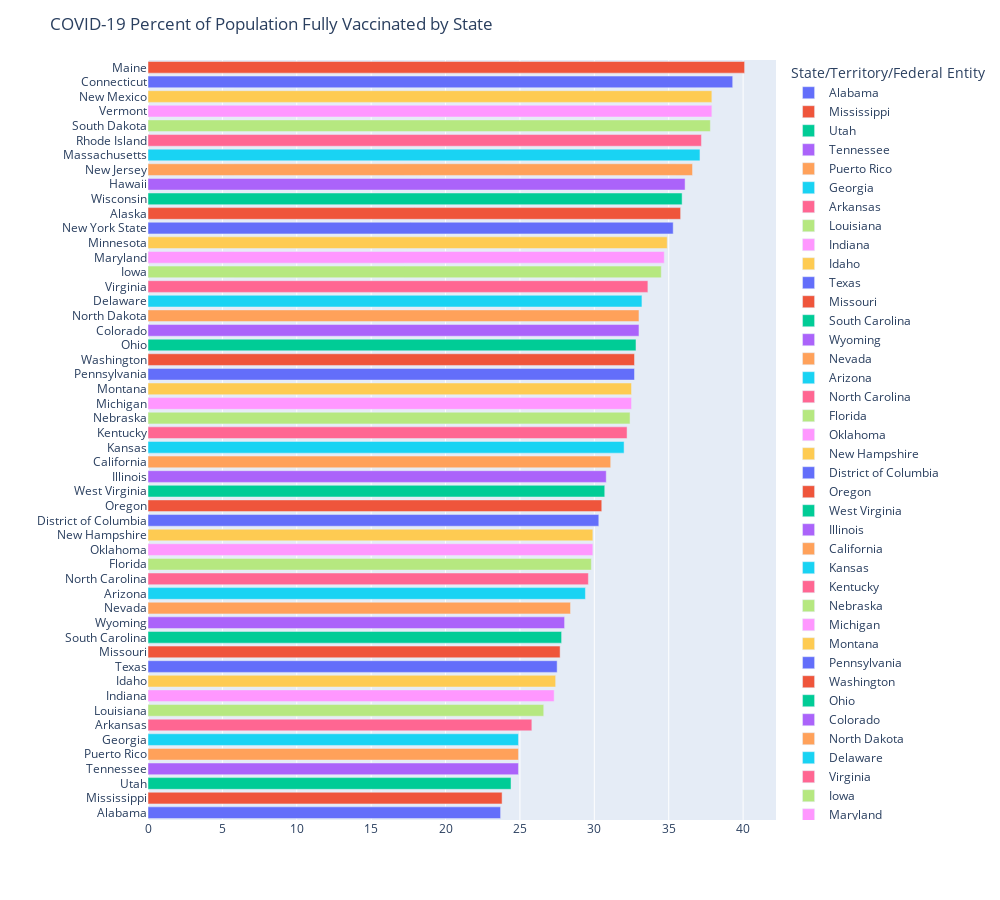

The cell this chart's notebook holds for it:
### Code cell
# create a bar plot of percentage of population fully vaccinated categorized by state and sorted
fig = px.bar(vacc.sort_values('Percent of Total Pop Fully Vaccinated by State of Residence'), 
                 x='Percent of Total Pop Fully Vaccinated by State of Residence', y="State/Territory/Federal Entity", color='State/Territory/Federal Entity',  
                 orientation='h', width=1000, height=900)
fig.update_layout(title='COVID-19 Percent of Population Fully Vaccinated by State', xaxis_title="", yaxis_title="", 
                    yaxis_categoryorder = 'total ascending',
                    uniformtext_minsize=6, uniformtext_mode='hide')
fig.show()

### Figure 1 — Plotly figure (JSON) as saved in the notebook; plotly's stock layout.template omitted (floating-point values rounded to 4 significant figures)
{"data": [{"alignmentgroup": "True", "hovertemplate": "State/Territory/Federal Entity=%{y}<br>Percent of Total Pop Fully Vaccinated by State of Residence=%{x}<extra></extra>", "legendgroup": "Alabama", "marker": {"color": "#636efa"}, "name": "Alabama", "offsetgroup": "Alabama", "orientation": "h", "showlegend": true, "textposition": "auto", "type": "bar", "x": [23.7], "xaxis": "x", "y": ["Alabama"], "yaxis": "y"}, {"alignmentgroup": "True", "hovertemplate": "State/Territory/Federal Entity=%{y}<br>Percent of Total Pop Fully Vaccinated by State of Residence=%{x}<extra></extra>", "legendgroup": "Mississippi", "marker": {"color": "#EF553B"}, "name": "Mississippi", "offsetgroup": "Mississippi", "orientation": "h", "showlegend": true, "textposition": "auto", "type": "bar", "x": [23.8], "xaxis": "x", "y": ["Mississippi"], "yaxis": "y"}, {"alignmentgroup": "True", "hovertemplate": "State/Territory/Federal Entity=%{y}<br>Percent of Total Pop Fully Vaccinated by State of Residence=%{x}<extra></extra>", "legendgroup": "Utah", "marker": {"color": "#00cc96"}, "name": "Utah", "offsetgroup": "Utah", "orientation": "h", "showlegend": true, "textposition": "auto", "type": "bar", "x": [24.4], "xaxis": "x", "y": ["Utah"], "yaxis": "y"}, {"alignmentgroup": "True", "hovertemplate": "State/Territory/Federal Entity=%{y}<br>Percent of Total Pop Fully Vaccinated by State of Residence=%{x}<extra></extra>", "legendgroup": "Tennessee", "marker": {"color": "#ab63fa"}, "name": "Tennessee", "offsetgroup": "Tennessee", "orientation": "h", "showlegend": true, "textposition": "auto", "type": "bar", "x": [24.9], "xaxis": "x", "y": ["Tennessee"], "yaxis": "y"}, {"alignmentgroup": "True", "hovertemplate": "State/Territory/Federal Entity=%{y}<br>Percent of Total Pop Fully Vaccinated by State of Residence=%{x}<extra></extra>", "legendgroup": "Puerto Rico", "marker": {"color": "#FFA15A"}, "name": "Puerto Rico", "offsetgroup": "Puerto Rico", "orientation": "h", "showlegend": true, "textposition": "auto", "type": "bar", "x": [24.9], "xaxis": "x", "y": ["Puerto Rico"], "yaxis": "y"}, {"alignmentgroup": "True", "hovertemplate": "State/Territory/Federal Entity=%{y}<br>Percent of Total Pop Fully Vaccinated by State of Residence=%{x}<extra></extra>", "legendgroup": "Georgia", "marker": {"color": "#19d3f3"}, "name": "Georgia", "offsetgroup": "Georgia", "orientation": "h", "showlegend": true, "textposition": "auto", "type": "bar", "x": [24.9], "xaxis": "x", "y": ["Georgia"], "yaxis": "y"}, {"alignmentgroup": "True", "hovertemplate": "State/Territory/Federal Entity=%{y}<br>Percent of Total Pop Fully Vaccinated by State of Residence=%{x}<extra></extra>", "legendgroup": "Arkansas", "marker": {"color": "#FF6692"}, "name": "Arkansas", "offsetgroup": "Arkansas", "orientation": "h", "showlegend": true, "textposition": "auto", "type": "bar", "x": [25.8], "xaxis": "x", "y": ["Arkansas"], "yaxis": "y"}, {"alignmentgroup": "True", "hovertemplate": "State/Territory/Federal Entity=%{y}<br>Percent of Total Pop Fully Vaccinated by State of Residence=%{x}<extra></extra>", "legendgroup": "Louisiana", "marker": {"color": "#B6E880"}, "name": "Louisiana", "offsetgroup": "Louisiana", "orientation": "h", "showlegend": true, "textposition": "auto", "type": "bar", "x": [26.6], "xaxis": "x", "y": ["Louisiana"], "yaxis": "y"}, {"alignmentgroup": "True", "hovertemplate": "State/Territory/Federal Entity=%{y}<br>Percent of Total Pop Fully Vaccinated by State of Residence=%{x}<extra></extra>", "legendgroup": "Indiana", "marker": {"color": "#FF97FF"}, "name": "Indiana", "offsetgroup": "Indiana", "orientation": "h", "showlegend": true, "textposition": "auto", "type": "bar", "x": [27.3], "xaxis": "x", "y": ["Indiana"], "yaxis": "y"}, {"alignmentgroup": "True", "hovertemplate": "State/Territory/Federal Entity=%{y}<br>Percent of Total Pop Fully Vaccinated by State of Residence=%{x}<extra></extra>", "legendgroup": "Idaho", "marker": {"color": "#FECB52"}, "name": "Idaho", "offsetgroup": "Idaho", "orientation": "h", "showlegend": true, "textposition": "auto", "type": "bar", "x": [27.4], "xaxis": "x", "y": ["Idaho"], "yaxis": "y"}, {"alignmentgroup": "True", "hovertemplate": "State/Territory/Federal Entity=%{y}<br>Percent of Total Pop Fully Vaccinated by State of Residence=%{x}<extra></extra>", "legendgroup": "Texas", "marker": {"color": "#636efa"}, "name": "Texas", "offsetgroup": "Texas", "orientation": "h", "showlegend": true, "textposition": "auto", "type": "bar", "x": [27.5], "xaxis": "x", "y": ["Texas"], "yaxis": "y"}, {"alignmentgroup": "True", "hovertemplate": "State/Territory/Federal Entity=%{y}<br>Percent of Total Pop Fully Vaccinated by State of Residence=%{x}<extra></extra>", "legendgroup": "Missouri", "marker": {"color": "#EF553B"}, "name": "Missouri", "offsetgroup": "Missouri", "orientation": "h", "showlegend": true, "textposition": "auto", "type": "bar", "x": [27.7], "xaxis": "x", "y": ["Missouri"], "yaxis": "y"}, {"alignmentgroup": "True", "hovertemplate": "State/Territory/Federal Entity=%{y}<br>Percent of Total Pop Fully Vaccinated by State of Residence=%{x}<extra></extra>", "legendgroup": "South Carolina", "marker": {"color": "#00cc96"}, "name": "South Carolina", "offsetgroup": "South Carolina", "orientation": "h", "showlegend": true, "textposition": "auto", "type": "bar", "x": [27.8], "xaxis": "x", "y": ["South Carolina"], "yaxis": "y"}, {"alignmentgroup": "True", "hovertemplate": "State/Territory/Federal Entity=%{y}<br>Percent of Total Pop Fully Vaccinated by State of Residence=%{x}<extra></extra>", "legendgroup": "Wyoming", "marker": {"color": "#ab63fa"}, "name": "Wyoming", "offsetgroup": "Wyoming", "orientation": "h", "showlegend": true, "textposition": "auto", "type": "bar", "x": [28], "xaxis": "x", "y": ["Wyoming"], "yaxis": "y"}, {"alignmentgroup": "True", "hovertemplate": "State/Territory/Federal Entity=%{y}<br>Percent of Total Pop Fully Vaccinated by State of Residence=%{x}<extra></extra>", "legendgroup": "Nevada", "marker": {"color": "#FFA15A"}, "name": "Nevada", "offsetgroup": "Nevada", "orientation": "h", "showlegend": true, "textposition": "auto", "type": "bar", "x": [28.4], "xaxis": "x", "y": ["Nevada"], "yaxis": "y"}, {"alignmentgroup": "True", "hovertemplate": "State/Territory/Federal Entity=%{y}<br>Percent of Total Pop Fully Vaccinated by State of Residence=%{x}<extra></extra>", "legendgroup": "Arizona", "marker": {"color": "#19d3f3"}, "name": "Arizona", "offsetgroup": "Arizona", "orientation": "h", "showlegend": true, "textposition": "auto", "type": "bar", "x": [29.4], "xaxis": "x", "y": ["Arizona"], "yaxis": "y"}, {"alignmentgroup": "True", "hovertemplate": "State/Territory/Federal Entity=%{y}<br>Percent of Total Pop Fully Vaccinated by State of Residence=%{x}<extra></extra>", "legendgroup": "North Carolina", "marker": {"color": "#FF6692"}, "name": "North Carolina", "offsetgroup": "North Carolina", "orientation": "h", "showlegend": true, "textposition": "auto", "type": "bar", "x": [29.6], "xaxis": "x", "y": ["North Carolina"], "yaxis": "y"}, {"alignmentgroup": "True", "hovertemplate": "State/Territory/Federal Entity=%{y}<br>Percent of Total Pop Fully Vaccinated by State of Residence=%{x}<extra></extra>", "legendgroup": "Florida", "marker": {"color": "#B6E880"}, "name": "Florida", "offsetgroup": "Florida", "orientation": "h", "showlegend": true, "textposition": "auto", "type": "bar", "x": [29.8], "xaxis": "x", "y": ["Florida"], "yaxis": "y"}, {"alignmentgroup": "True", "hovertemplate": "State/Territory/Federal Entity=%{y}<br>Percent of Total Pop Fully Vaccinated by State of Residence=%{x}<extra></extra>", "legendgroup": "Oklahoma", "marker": {"color": "#FF97FF"}, "name": "Oklahoma", "offsetgroup": "Oklahoma", "orientation": "h", "showlegend": true, "textposition": "auto", "type": "bar", "x": [29.9], "xaxis": "x", "y": ["Oklahoma"], "yaxis": "y"}, {"alignmentgroup": "True", "hovertemplate": "State/Territory/Federal Entity=%{y}<br>Percent of Total Pop Fully Vaccinated by State of Residence=%{x}<extra></extra>", "legendgroup": "New Hampshire", "marker": {"color": "#FECB52"}, "name": "New Hampshire", "offsetgroup": "New Hampshire", "orientation": "h", "showlegend": true, "textposition": "auto", "type": "bar", "x": [29.9], "xaxis": "x", "y": ["New Hampshire"], "yaxis": "y"}, {"alignmentgroup": "True", "hovertemplate": "State/Territory/Federal Entity=%{y}<br>Percent of Total Pop Fully Vaccinated by State of Residence=%{x}<extra></extra>", "legendgroup": "District of Columbia", "marker": {"color": "#636efa"}, "name": "District of Columbia", "offsetgroup": "District of Columbia", "orientation": "h", "showlegend": true, "textposition": "auto", "type": "bar", "x": [30.3], "xaxis": "x", "y": ["District of Columbia"], "yaxis": "y"}, {"alignmentgroup": "True", "hovertemplate": "State/Territory/Federal Entity=%{y}<br>Percent of Total Pop Fully Vaccinated by State of Residence=%{x}<extra></extra>", "legendgroup": "Oregon", "marker": {"color": "#EF553B"}, "name": "Oregon", "offsetgroup": "Oregon", "orientation": "h", "showlegend": true, "textposition": "auto", "type": "bar", "x": [30.5], "xaxis": "x", "y": ["Oregon"], "yaxis": "y"}, {"alignmentgroup": "True", "hovertemplate": "State/Territory/Federal Entity=%{y}<br>Percent of Total Pop Fully Vaccinated by State of Residence=%{x}<extra></extra>", "legendgroup": "West Virginia", "marker": {"color": "#00cc96"}, "name": "West Virginia", "offsetgroup": "West Virginia", "orientation": "h", "showlegend": true, "textposition": "auto", "type": "bar", "x": [30.7], "xaxis": "x", "y": ["West Virginia"], "yaxis": "y"}, {"alignmentgroup": "True", "hovertemplate": "State/Territory/Federal Entity=%{y}<br>Percent of Total Pop Fully Vaccinated by State of Residence=%{x}<extra></extra>", "legendgroup": "Illinois", "marker": {"color": "#ab63fa"}, "name": "Illinois", "offsetgroup": "Illinois", "orientation": "h", "showlegend": true, "textposition": "auto", "type": "bar", "x": [30.8], "xaxis": "x", "y": ["Illinois"], "yaxis": "y"}, {"alignmentgroup": "True", "hovertemplate": "State/Territory/Federal Entity=%{y}<br>Percent of Total Pop Fully Vaccinated by State of Residence=%{x}<extra></extra>", "legendgroup": "California", "marker": {"color": "#FFA15A"}, "name": "California", "offsetgroup": "California", "orientation": "h", "showlegend": true, "textposition": "auto", "type": "bar", "x": [31.1], "xaxis": "x", "y": ["California"], "yaxis": "y"}, {"alignmentgroup": "True", "hovertemplate": "State/Territory/Federal Entity=%{y}<br>Percent of Total Pop Fully Vaccinated by State of Residence=%{x}<extra></extra>", "legendgroup": "Kansas", "marker": {"color": "#19d3f3"}, "name": "Kansas", "offsetgroup": "Kansas", "orientation": "h", "showlegend": true, "textposition": "auto", "type": "bar", "x": [32], "xaxis": "x", "y": ["Kansas"], "yaxis": "y"}, {"alignmentgroup": "True", "hovertemplate": "State/Territory/Federal Entity=%{y}<br>Percent of Total Pop Fully Vaccinated by State of Residence=%{x}<extra></extra>", "legendgroup": "Kentucky", "marker": {"color": "#FF6692"}, "name": "Kentucky", "offsetgroup": "Kentucky", "orientation": "h", "showlegend": true, "textposition": "auto", "type": "bar", "x": [32.2], "xaxis": "x", "y": ["Kentucky"], "yaxis": "y"}, {"alignmentgroup": "True", "hovertemplate": "State/Territory/Federal Entity=%{y}<br>Percent of Total Pop Fully Vaccinated by State of Residence=%{x}<extra></extra>", "legendgroup": "Nebraska", "marker": {"color": "#B6E880"}, "name": "Nebraska", "offsetgroup": "Nebraska", "orientation": "h", "showlegend": true, "textposition": "auto", "type": "bar", "x": [32.4], "xaxis": "x", "y": ["Nebraska"], "yaxis": "y"}, {"alignmentgroup": "True", "hovertemplate": "State/Territory/Federal Entity=%{y}<br>Percent of Total Pop Fully Vaccinated by State of Residence=%{x}<extra></extra>", "legendgroup": "Michigan", "marker": {"color": "#FF97FF"}, "name": "Michigan", "offsetgroup": "Michigan", "orientation": "h", "showlegend": true, "textposition": "auto", "type": "bar", "x": [32.5], "xaxis": "x", "y": ["Michigan"], "yaxis": "y"}, {"alignmentgroup": "True", "hovertemplate": "State/Territory/Federal Entity=%{y}<br>Percent of Total Pop Fully Vaccinated by State of Residence=%{x}<extra></extra>", "legendgroup": "Montana", "marker": {"color": "#FECB52"}, "name": "Montana", "offsetgroup": "Montana", "orientation": "h", "showlegend": true, "textposition": "auto", "type": "bar", "x": [32.5], "xaxis": "x", "y": ["Montana"], "yaxis": "y"}, {"alignmentgroup": "True", "hovertemplate": "State/Territory/Federal Entity=%{y}<br>Percent of Total Pop Fully Vaccinated by State of Residence=%{x}<extra></extra>", "legendgroup": "Pennsylvania", "marker": {"color": "#636efa"}, "name": "Pennsylvania", "offsetgroup": "Pennsylvania", "orientation": "h", "showlegend": true, "textposition": "auto", "type": "bar", "x": [32.7], "xaxis": "x", "y": ["Pennsylvania"], "yaxis": "y"}, {"alignmentgroup": "True", "hovertemplate": "State/Territory/Federal Entity=%{y}<br>Percent of Total Pop Fully Vaccinated by State of Residence=%{x}<extra></extra>", "legendgroup": "Washington", "marker": {"color": "#EF553B"}, "name": "Washington", "offsetgroup": "Washington", "orientation": "h", "showlegend": true, "textposition": "auto", "type": "bar", "x": [32.7], "xaxis": "x", "y": ["Washington"], "yaxis": "y"}, {"alignmentgroup": "True", "hovertemplate": "State/Territory/Federal Entity=%{y}<br>Percent of Total Pop Fully Vaccinated by State of Residence=%{x}<extra></extra>", "legendgroup": "Ohio", "marker": {"color": "#00cc96"}, "name": "Ohio", "offsetgroup": "Ohio", "orientation": "h", "showlegend": true, "textposition": "auto", "type": "bar", "x": [32.8], "xaxis": "x", "y": ["Ohio"], "yaxis": "y"}, {"alignmentgroup": "True", "hovertemplate": "State/Territory/Federal Entity=%{y}<br>Percent of Total Pop Fully Vaccinated by State of Residence=%{x}<extra></extra>", "legendgroup": "Colorado", "marker": {"color": "#ab63fa"}, "name": "Colorado", "offsetgroup": "Colorado", "orientation": "h", "showlegend": true, "textposition": "auto", "type": "bar", "x": [33], "xaxis": "x", "y": ["Colorado"], "yaxis": "y"}, {"alignmentgroup": "True", "hovertemplate": "State/Territory/Federal Entity=%{y}<br>Percent of Total Pop Fully Vaccinated by State of Residence=%{x}<extra></extra>", "legendgroup": "North Dakota", "marker": {"color": "#FFA15A"}, "name": "North Dakota", "offsetgroup": "North Dakota", "orientation": "h", "showlegend": true, "textposition": "auto", "type": "bar", "x": [33], "xaxis": "x", "y": ["North Dakota"], "yaxis": "y"}, {"alignmentgroup": "True", "hovertemplate": "State/Territory/Federal Entity=%{y}<br>Percent of Total Pop Fully Vaccinated by State of Residence=%{x}<extra></extra>", "legendgroup": "Delaware", "marker": {"color": "#19d3f3"}, "name": "Delaware", "offsetgroup": "Delaware", "orientation": "h", "showlegend": true, "textposition": "auto", "type": "bar", "x": [33.2], "xaxis": "x", "y": ["Delaware"], "yaxis": "y"}, {"alignmentgroup": "True", "hovertemplate": "State/Territory/Federal Entity=%{y}<br>Percent of Total Pop Fully Vaccinated by State of Residence=%{x}<extra></extra>", "legendgroup": "Virginia", "marker": {"color": "#FF6692"}, "name": "Virginia", "offsetgroup": "Virginia", "orientation": "h", "showlegend": true, "textposition": "auto", "type": "bar", "x": [33.6], "xaxis": "x", "y": ["Virginia"], "yaxis": "y"}, {"alignmentgroup": "True", "hovertemplate": "State/Territory/Federal Entity=%{y}<br>Percent of Total Pop Fully Vaccinated by State of Residence=%{x}<extra></extra>", "legendgroup": "Iowa", "marker": {"color": "#B6E880"}, "name": "Iowa", "offsetgroup": "Iowa", "orientation": "h", "showlegend": true, "textposition": "auto", "type": "bar", "x": [34.5], "xaxis": "x", "y": ["Iowa"], "yaxis": "y"}, {"alignmentgroup": "True", "hovertemplate": "State/Territory/Federal Entity=%{y}<br>Percent of Total Pop Fully Vaccinated by State of Residence=%{x}<extra></extra>", "legendgroup": "Maryland", "marker": {"color": "#FF97FF"}, "name": "Maryland", "offsetgroup": "Maryland", "orientation": "h", "showlegend": true, "textposition": "auto", "type": "bar", "x": [34.7], "xaxis": "x", "y": ["Maryland"], "yaxis": "y"}, {"alignmentgroup": "True", "hovertemplate": "State/Territory/Federal Entity=%{y}<br>Percent of Total Pop Fully Vaccinated by State of Residence=%{x}<extra></extra>", "legendgroup": "Minnesota", "marker": {"color": "#FECB52"}, "name": "Minnesota", "offsetgroup": "Minnesota", "orientation": "h", "showlegend": true, "textposition": "auto", "type": "bar", "x": [34.9], "xaxis": "x", "y": ["Minnesota"], "yaxis": "y"}, {"alignmentgroup": "True", "hovertemplate": "State/Territory/Federal Entity=%{y}<br>Percent of Total Pop Fully Vaccinated by State of Residence=%{x}<extra></extra>", "legendgroup": "New York State", "marker": {"color": "#636efa"}, "name": "New York State", "offsetgroup": "New York State", "orientation": "h", "showlegend": true, "textposition": "auto", "type": "bar", "x": [35.3], "xaxis": "x", "y": ["New York State"], "yaxis": "y"}, {"alignmentgroup": "True", "hovertemplate": "State/Territory/Federal Entity=%{y}<br>Percent of Total Pop Fully Vaccinated by State of Residence=%{x}<extra></extra>", "legendgroup": "Alaska", "marker": {"color": "#EF553B"}, "name": "Alaska", "offsetgroup": "Alaska", "orientation": "h", "showlegend": true, "textposition": "auto", "type": "bar", "x": [35.8], "xaxis": "x", "y": ["Alaska"], "yaxis": "y"}, {"alignmentgroup": "True", "hovertemplate": "State/Territory/Federal Entity=%{y}<br>Percent of Total Pop Fully Vaccinated by State of Residence=%{x}<extra></extra>", "legendgroup": "Wisconsin", "marker": {"color": "#00cc96"}, "name": "Wisconsin", "offsetgroup": "Wisconsin", "orientation": "h", "showlegend": true, "textposition": "auto", "type": "bar", "x": [35.9], "xaxis": "x", "y": ["Wisconsin"], "yaxis": "y"}, {"alignmentgroup": "True", "hovertemplate": "State/Territory/Federal Entity=%{y}<br>Percent of Total Pop Fully Vaccinated by State of Residence=%{x}<extra></extra>", "legendgroup": "Hawaii", "marker": {"color": "#ab63fa"}, "name": "Hawaii", "offsetgroup": "Hawaii", "orientation": "h", "showlegend": true, "textposition": "auto", "type": "bar", "x": [36.1], "xaxis": "x", "y": ["Hawaii"], "yaxis": "y"}, {"alignmentgroup": "True", "hovertemplate": "State/Territory/Federal Entity=%{y}<br>Percent of Total Pop Fully Vaccinated by State of Residence=%{x}<extra></extra>", "legendgroup": "New Jersey", "marker": {"color": "#FFA15A"}, "name": "New Jersey", "offsetgroup": "New Jersey", "orientation": "h", "showlegend": true, "textposition": "auto", "type": "bar", "x": [36.6], "xaxis": "x", "y": ["New Jersey"], "yaxis": "y"}, {"alignmentgroup": "True", "hovertemplate": "State/Territory/Federal Entity=%{y}<br>Percent of Total Pop Fully Vaccinated by State of Residence=%{x}<extra></extra>", "legendgroup": "Massachusetts", "marker": {"color": "#19d3f3"}, "name": "Massachusetts", "offsetgroup": "Massachusetts", "orientation": "h", "showlegend": true, "textposition": "auto", "type": "bar", "x": [37.1], "xaxis": "x", "y": ["Massachusetts"], "yaxis": "y"}, {"alignmentgroup": "True", "hovertemplate": "State/Territory/Federal Entity=%{y}<br>Percent of Total Pop Fully Vaccinated by State of Residence=%{x}<extra></extra>", "legendgroup": "Rhode Island", "marker": {"color": "#FF6692"}, "name": "Rhode Island", "offsetgroup": "Rhode Island", "orientation": "h", "showlegend": true, "textposition": "auto", "type": "bar", "x": [37.2], "xaxis": "x", "y": ["Rhode Island"], "yaxis": "y"}, {"alignmentgroup": "True", "hovertemplate": "State/Territory/Federal Entity=%{y}<br>Percent of Total Pop Fully Vaccinated by State of Residence=%{x}<extra></extra>", "legendgroup": "South Dakota", "marker": {"color": "#B6E880"}, "name": "South Dakota", "offsetgroup": "South Dakota", "orientation": "h", "showlegend": true, "textposition": "auto", "type": "bar", "x": [37.8], "xaxis": "x", "y": ["South Dakota"], "yaxis": "y"}, {"alignmentgroup": "True", "hovertemplate": "State/Territory/Federal Entity=%{y}<br>Percent of Total Pop Fully Vaccinated by State of Residence=%{x}<extra></extra>", "legendgroup": "Vermont", "marker": {"color": "#FF97FF"}, "name": "Vermont", "offsetgroup": "Vermont", "orientation": "h", "showlegend": true, "textposition": "auto", "type": "bar", "x": [37.9], "xaxis": "x", "y": ["Vermont"], "yaxis": "y"}, {"alignmentgroup": "True", "hovertemplate": "State/Territory/Federal Entity=%{y}<br>Percent of Total Pop Fully Vaccinated by State of Residence=%{x}<extra></extra>", "legendgroup": "New Mexico", "marker": {"color": "#FECB52"}, "name": "New Mexico", "offsetgroup": "New Mexico", "orientation": "h", "showlegend": true, "textposition": "auto", "type": "bar", "x": [37.9], "xaxis": "x", "y": ["New Mexico"], "yaxis": "y"}, {"alignmentgroup": "True", "hovertemplate": "State/Territory/Federal Entity=%{y}<br>Percent of Total Pop Fully Vaccinated by State of Residence=%{x}<extra></extra>", "legendgroup": "Connecticut", "marker": {"color": "#636efa"}, "name": "Connecticut", "offsetgroup": "Connecticut", "orientation": "h", "showlegend": true, "textposition": "auto", "type": "bar", "x": [39.3], "xaxis": "x", "y": ["Connecticut"], "yaxis": "y"}, {"alignmentgroup": "True", "hovertemplate": "State/Territory/Federal Entity=%{y}<br>Percent of Total Pop Fully Vaccinated by State of Residence=%{x}<extra></extra>", "legendgroup": "Maine", "marker": {"color": "#EF553B"}, "name": "Maine", "offsetgroup": "Maine", "orientation": "h", "showlegend": true, "textposition": "auto", "type": "bar", "x": [40.1], "xaxis": "x", "y": ["Maine"], "yaxis": "y"}], "layout": {"barmode": "relative", "height": 900, "legend": {"title": {"text": "State/Territory/Federal Entity"}, "tracegroupgap": 0}, "margin": {"t": 60}, "title": {"text": "COVID-19 Percent of Population Fully Vaccinated by State"}, "uniformtext": {"minsize": 6, "mode": "hide"}, "width": 1000, "xaxis": {"anchor": "y", "domain": [0, 1], "title": {"text": ""}}, "yaxis": {"anchor": "x", "categoryarray": ["Maine", "Connecticut", "New Mexico", "Vermont", "South Dakota", "Rhode Island", "Massachusetts", "New Jersey", "Hawaii", "Wisconsin", "Alaska", "New York State", "Minnesota", "Maryland", "Iowa", "Virginia", "Delaware", "North Dakota", "Colorado", "Ohio", "Washington", "Pennsylvania", "Montana", "Michigan", "Nebraska", "Kentucky", "Kansas", "California", "Illinois", "West Virginia", "Oregon", "District of Columbia", "New Hampshire", "Oklahoma", "Florida", "North Carolina", "Arizona", "Nevada", "Wyoming", "South Carolina", "Missouri", "Texas", "Idaho", "Indiana", "Louisiana", "Arkansas", "Georgia", "Puerto Rico", "Tennessee", "Utah", "Mississippi", "Alabama"], "categoryorder": "total ascending", "domain": [0, 1], "title": {"text": ""}}}}
